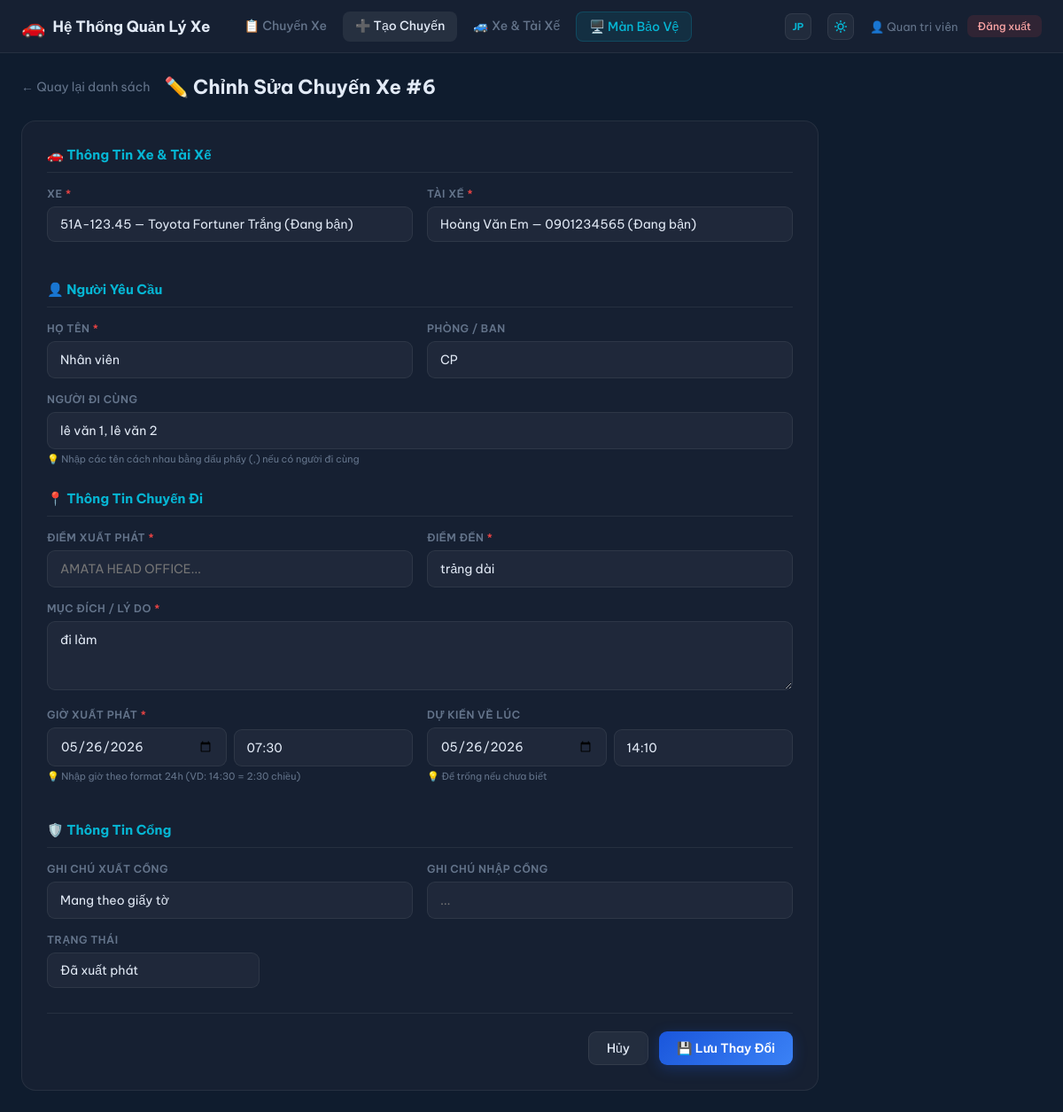
The page /trip_form.php?id=6&lang=vi (signed in) on the database its author committed.
### tables this page shows
CREATE TABLE `trips` (
  `id` int(11) NOT NULL,
  `vehicle_id` int(11) NOT NULL,
  `driver_id` int(11) NOT NULL,
  `requester_name` varchar(100) NOT NULL,
  `requester_dept` varchar(100) DEFAULT NULL,
  `companions` varchar(500) DEFAULT NULL,
  `destination` varchar(255) NOT NULL,
  `purpose` text NOT NULL,
  `departure_time` datetime NOT NULL,
  `expected_return` datetime DEFAULT NULL,
  `actual_return` datetime DEFAULT NULL,
  `status` enum('scheduled','departed','returned','cancelled') DEFAULT 'scheduled',
  `gate_out_note` varchar(255) DEFAULT NULL,
  `gate_in_note` varchar(255) DEFAULT NULL,
  `created_by` int(11) DEFAULT NULL,
  `created_at` timestamp NOT NULL DEFAULT current_timestamp(),
  `updated_at` timestamp NOT NULL DEFAULT current_timestamp() ON UPDATE current_timestamp()
);

CREATE TABLE `vehicles` (
  `id` int(11) NOT NULL,
  `plate_number` varchar(20) NOT NULL,
  `vehicle_name` varchar(100) NOT NULL,
  `vehicle_type` varchar(50) DEFAULT 'Sedan',
  `status` enum('available','in_use','maintenance') DEFAULT 'available',
  `notes` text DEFAULT NULL,
  `created_at` timestamp NOT NULL DEFAULT current_timestamp()
);

CREATE TABLE `drivers` (
  `id` int(11) NOT NULL,
  `full_name` varchar(100) NOT NULL,
  `phone` varchar(20) DEFAULT NULL,
  `license_number` varchar(50) DEFAULT NULL,
  `status` enum('available','on_trip','off') DEFAULT 'available',
  `created_at` timestamp NOT NULL DEFAULT current_timestamp()
);

### includes/auth.php (called while the page is built, shortened)
<?php
function currentUser() {
    return [
        'id'        => $_SESSION['user_id'] ?? null,
        'username'  => $_SESSION['username'] ?? '',
        'full_name' => $_SESSION['full_name'] ?? '',
        'role'      => $_SESSION['role'] ?? 'staff',
    ];
}
function isAdmin() {
    return ($_SESSION['role'] ?? '') === 'admin';
}

### includes/config.php (called while the page is built, shortened)
<?php
function sanitize($str) {
    return htmlspecialchars(trim($str), ENT_QUOTES, 'UTF-8');
}

### trip_form.php (the view, shortened to what this page needs)
<?php
require_once 'includes/config.php';
require_once 'includes/auth.php';
$user = currentUser();
$tripId = (int)($_GET['id'] ?? 0);
$trip = null;
$lang = $_GET['lang'] ?? 'vi';
$txt = $lang_pack[$lang];
if ($tripId) {
    $stmt = $pdo->prepare("SELECT * FROM trips WHERE id = ?");
    $stmt->execute([$tripId]);
    $trip = $stmt->fetch();
}
$vehicles = $pdo->query("SELECT * FROM vehicles ORDER BY plate_number")->fetchAll();
$drivers  = $pdo->query("SELECT * FROM drivers ORDER BY full_name")->fetchAll();
?>
<!DOCTYPE html>
<html lang="<?= $lang ?>">
<head>
<link rel="stylesheet" href="assets/css/panel.css">
</head>
<body>
<nav class="navbar">
    <div class="nav-brand"><span class="nav-icon">🚗</span><span><?= SITE_NAME ?></span></div>
    <div class="nav-links">
        <a href="index.php?lang=<?= $lang ?>"><?= $txt['nav_trips'] ?></a>
        <a href="trip_form.php?lang=<?= $lang ?>" class="active"><?= $txt['nav_create'] ?></a>
        <?php if (isAdmin()): ?><a href="vehicles.php?lang=<?= $lang ?>"><?= $txt['nav_vehicles'] ?></a><?php endif; ?>
        <a href="dashboard.php?lang=<?= $lang ?>" target="_blank" class="nav-dashboard"><?= $txt['nav_dashboard'] ?></a>
    </div>
    <div class="nav-user">
        <a href="?lang=<?= $lang === 'vi' ? 'jp' : 'vi' ?><?= $tripId ? '&id='.$tripId : '' ?>" class="theme-toggle-btn" title="Chuyển đổi ngôn ngữ / 言語切替" style="text-decoration:none; font-family:'Be Vietnam Pro',sans-serif; font-size:11px; font-weight:700; display:inline-flex;">
            <?= $lang === 'vi' ? 'JP' : 'VI' ?>
        </a>
        <button id="theme-toggle" class="theme-toggle-btn" title="Thay đổi giao diện Sáng / Tối">
        </button>
        <span>👤 <?= sanitize($user['full_name']) ?></span>
        <a href="logout.php" class="btn-logout"><?= $txt['logout'] ?></a>
    </div>
</nav>
<div class="container">
    <div class="form-page-header">
        <a href="index.php?lang=<?= $lang ?>" class="back-link"><?= $txt['back_link'] ?></a>
        <h2><?= $tripId ? $txt['title_edit'].$tripId : $txt['title_create'] ?></h2>
    </div>
    <div class="form-card">
        <form method="POST">
            <div class="form-section">
                <h3 class="section-title"><?= $txt['sec_veh_driver'] ?></h3>
                <div class="form-row">
                    <div class="form-group">
                        <label><?= $txt['lbl_vehicle'] ?> <span class="req">*</span></label>
                        <select name="vehicle_id" class="form-control" required>
                            <?php foreach ($vehicles as $v): ?>
                            <option value="<?= $v['id'] ?>"
                                <?= (($trip['vehicle_id'] ?? $_POST['vehicle_id'] ?? '') == $v['id']) ? 'selected' : '' ?>
                                class="status-<?= $v['status'] ?>">
                                <?= sanitize($v['plate_number']) ?> — <?= sanitize($v['vehicle_name']) ?>
                            </option>
                            <?php endforeach; ?>
                        </select>
                    </div>
                    <div class="form-group">
                        <label><?= $txt['lbl_driver'] ?> <span class="req">*</span></label>
                        <select name="driver_id" class="form-control" required>
                            <?php foreach ($drivers as $d): ?>
                            <option value="<?= $d['id'] ?>"
                                <?= (($trip['driver_id'] ?? $_POST['driver_id'] ?? '') == $d['id']) ? 'selected' : '' ?>>
                                <?= sanitize($d['full_name']) ?> — <?= sanitize($d['phone']) ?>
                            </option>
                            <?php endforeach; ?>
                        </select>
                    </div>
                </div>
            </div>
            <div class="form-section">
                <h3 class="section-title"><?= $txt['sec_requester'] ?></h3>
                <div class="form-row">
                    <div class="form-group">
                        <label><?= $txt['lbl_name'] ?> <span class="req">*</span></label>
                        <input type="text" name="requester_name" class="form-control"
                            value="<?= sanitize($trip['requester_name'] ?? $_POST['requester_name'] ?? '') ?>"
                            placeholder="Nguyễn Văn A / 山田太郎" required>
                    </div>
                    <div class="form-group">
                        <label><?= $txt['lbl_dept'] ?></label>
                        <input type="text" name="requester_dept" class="form-control"
                            value="<?= sanitize($trip['requester_dept'] ?? $_POST['requester_dept'] ?? '') ?>"
                            placeholder="GA / Accounting / Sales">
                    </div>
                </div>
                <div class="form-group">
                    <label><?= $txt['lbl_companions'] ?></label>
                    <input type="text" name="companions" class="form-control"
                        value="<?= sanitize($trip['companions'] ?? $_POST['companions'] ?? '') ?>"
                        placeholder="Name 1, Name 2, Name 3">
                    <small style="color:var(--gray);font-size:11px;margin-top:4px;display:block"><?= $txt['hint_companions'] ?></small>
                </div>
            </div>
            <div class="form-section">
                <h3 class="section-title"><?= $txt['sec_trip_info'] ?></h3>
                <div class="form-row">
                    <div class="form-group">
                        <label><?= $txt['lbl_origin'] ?> <span class="req">*</span></label>
                        <input type="text" name="origin" id="inputOrigin" class="form-control" autocomplete="off"
                            value="<?= sanitize($trip['origin'] ?? $_POST['origin'] ?? '') ?>"
                            placeholder="AMATA HEAD OFFICE..." required>
                    </div>
                    <div class="form-group">
                        <label><?= $txt['lbl_destination'] ?> <span class="req">*</span></label>
                        <input type="text" name="destination" id="inputDest" class="form-control" autocomplete="off"
                            value="<?= sanitize($trip['destination'] ?? $_POST['destination'] ?? '') ?>"
                            placeholder="HONAI FACTORY..." required>
                    </div>
                </div>
                <div class="form-group">
                    <label><?= $txt['lbl_purpose'] ?> <span class="req">*</span></label>
                    <textarea name="purpose" class="form-control" rows="3"
                        placeholder="Description..." required><?= sanitize($trip['purpose'] ?? $_POST['purpose'] ?? '') ?></textarea>
                </div>
                <div class="form-row">
                    <div class="form-group">
                        <label><?= $txt['lbl_depart_time'] ?> <span class="req">*</span></label>
                        <div style="display:flex;gap:8px;align-items:flex-end">
                            <div style="flex:1">
                                <input type="date" name="departure_date" class="form-control"
                                    value="<?= $trip ? date('Y-m-d', strtotime($trip['departure_time'])) : date('Y-m-d') ?>" required>
                            </div>
                            <div style="flex:1; position: relative;">
                                <input type="text" name="departure_time_only" id="inputDepTime" class="form-control time-input" autocomplete="off"
                                    value="<?= $trip ? date('H:i', strtotime($trip['departure_time'])) : '' ?>"
                                    placeholder="HH:MM (08:30)" pattern="[0-2][0-9]:[0-5][0-9]" required>
                            </div>
                        </div>
                        <small style="color:var(--gray);font-size:11px;margin-top:4px;display:block"><?= $txt['hint_time_format'] ?></small>
                    </div>
                    <div class="form-group">
                        <label><?= $txt['lbl_expected_return'] ?></label>
                        <div style="display:flex;gap:8px;align-items:flex-end">
                            <div style="flex:1">
                                <input type="date" name="expected_return_date" class="form-control"
                                    value="<?= ($trip && $trip['expected_return']) ? date('Y-m-d', strtotime($trip['expected_return'])) : date('Y-m-d') ?>">
                            </div>
                            <div style="flex:1; position: relative;">
                                <input type="text" name="expected_return_time_only" id="inputRetTime" class="form-control time-input" autocomplete="off"
                                    value="<?= ($trip && $trip['expected_return']) ? date('H:i', strtotime($trip['expected_return'])) : '' ?>"
                                    placeholder="HH:MM (16:10)" pattern="[0-2][0-9]:[0-5][0-9]">
                            </div>
                        </div>
                        <small style="color:var(--gray);font-size:11px;margin-top:4px;display:block"><?= $txt['hint_optional'] ?></small>
                    </div>
                </div>
            </div>
            <div class="form-section">
                <h3 class="section-title"><?= $txt['sec_gate_info'] ?></h3>
                <div class="form-row">
                    <div class="form-group">
                        <label><?= $txt['lbl_gate_out'] ?></label>
                        <input type="text" name="gate_out_note" class="form-control"
                            value="<?= sanitize($trip['gate_out_note'] ?? '') ?>"
                            placeholder="...">
                    </div>
                    <div class="form-group">
                        <label><?= $txt['lbl_gate_in'] ?></label>
                        <input type="text" name="gate_in_note" class="form-control"
                            value="<?= sanitize($trip['gate_in_note'] ?? '') ?>"
                            placeholder="...">
                    </div>
                </div>
                <div class="form-group" style="max-width:240px">
                    <label><?= $txt['lbl_status'] ?></label>
                    <select name="status" class="form-control">
                        <option value="departed" <?= (($trip['status'] ?? 'scheduled') == 'departed') ? 'selected' : '' ?>><?= $txt['status_departed'] ?></option>
                    </select>
                </div>
            </div>
            <div class="form-actions">
                <a href="index.php?lang=<?= $lang ?>" class="btn-secondary"><?= $txt['btn_cancel'] ?></a>
                <button type="submit" class="btn-primary">
                    <?= $tripId ? $txt['btn_save'] : $txt['btn_create'] ?>
                </button>
            </div>
        </form>
    </div>
</div>
</body>
</html>

### rows shown on the page
trips: vehicle_id "51A-123.45 — Toyota Fortuner Trắng (Đang bận)", driver_id "Hoàng Văn Em — 0901234565 (Đang bận)", requester_name "Nhân viên", requester_dept "CP", companions "lê văn 1, lê văn 2", destination "trảng dài", purpose "đi làm", departure_date "05/26/2026", departure_time_only "07:30", expected_return_date "05/26/2026", expected_return_time_only "14:10", gate_out_note "Mang theo giấy tờ", status "Đã xuất phát"

### other values the page prints
SITE_NAME "Hệ Thống Quản Lý Xe"
$txt['nav_trips'] "📋 Chuyến Xe"
$txt['nav_create'] "➕ Tạo Chuyến"
$txt['nav_vehicles'] "🚙 Xe & Tài Xế"
$txt['nav_dashboard'] "🖥️ Màn Bảo Vệ"
$user['full_name'] "Quan tri viên"
$txt['logout'] "Đăng xuất"
$txt['back_link'] "← Quay lại danh sách"
$txt['title_edit'] "✏️ Chỉnh Sửa Chuyến Xe #"
$tripId "6"
$txt['sec_veh_driver'] "🚗 Thông Tin Xe & Tài Xế"
$txt['lbl_vehicle'] "XE"
$txt['lbl_driver'] "TÀI XẾ"
$txt['sec_requester'] "👤 Người Yêu Cầu"
$txt['lbl_name'] "HỌ TÊN"
